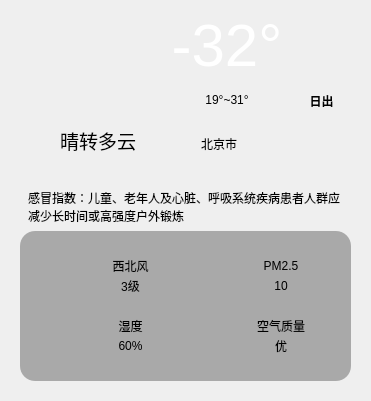
    <widget class="QWidget" name="widget_2" native="true">
     <property name="geometry">
      <rect>
       <x>0</x>
       <y>45</y>
       <width>371</width>
       <height>401</height>
      </rect>
     </property>
     <layout class="QVBoxLayout" name="verticalLayout_3">
      <item>
       <widget class="QWidget" name="widget_12" native="true">
        <property name="styleSheet">
         <string notr="true">background-color: rgba(157, 133, 255, 0);
border-radius: 15px</string>
        </property>
        <widget class="QLabel" name="lblCity_2">
         <property name="geometry">
          <rect>
           <x>190</x>
           <y>123</y>
           <width>161</width>
           <height>20</height>
          </rect>
         </property>
         <property name="styleSheet">
          <string notr="true">font: 13pt &quot;Microsoft YaHei UI&quot;;
background-color: rgba(255, 255, 255,0);</string>
         </property>
         <property name="text">
          <string>北京市</string>
         </property>
         <property name="alignment">
          <set>Qt::AlignLeading|Qt::AlignLeft|Qt::AlignVCenter</set>
         </property>
         <property name="wordWrap">
          <bool>true</bool>
         </property>
        </widget>
        <widget class="QLabel" name="lblSun">
         <property name="geometry">
          <rect>
           <x>280</x>
           <y>11</y>
           <width>61</width>
           <height>61</height>
          </rect>
         </property>
         <property name="sizePolicy">
          <sizepolicy hsizetype="Ignored" vsizetype="Ignored">
           <horstretch>0</horstretch>
           <verstretch>0</verstretch>
          </sizepolicy>
         </property>
         <property name="styleSheet">
          <string notr="true">font: 12pt &quot;Microsoft YaHei UI&quot;;
background-color: rgba(255, 255, 255,0);</string>
         </property>
         <property name="text">
          <string/>
         </property>
         <property name="pixmap">
          <pixmap resource="main.qrc">:/res/SunRise.svg</pixmap>
         </property>
         <property name="scaledContents">
          <bool>true</bool>
         </property>
         <property name="alignment">
          <set>Qt::AlignCenter</set>
         </property>
        </widget>
        <widget class="QWidget" name="layoutWidget">
         <property name="geometry">
          <rect>
           <x>160</x>
           <y>0</y>
           <width>112</width>
           <height>104</height>
          </rect>
         </property>
         <layout class="QVBoxLayout" name="verticalLayout_2">
          <item>
           <widget class="QLabel" name="lblTemp_2">
            <property name="font">
             <font>
              <family>Arial</family>
              <pointsize>45</pointsize>
              <italic>false</italic>
              <bold>false</bold>
             </font>
            </property>
            <property name="styleSheet">
             <string notr="true">color: rgb(255, 255, 255);
font: 45pt &quot;Arial&quot;;
background-color: rgba(0, 255, 255, 0);</string>
            </property>
            <property name="text">
             <string>-32°</string>
            </property>
            <property name="scaledContents">
             <bool>true</bool>
            </property>
            <property name="alignment">
             <set>Qt::AlignCenter</set>
            </property>
           </widget>
          </item>
          <item>
           <widget class="QLabel" name="lblLowHigh_2">
            <property name="styleSheet">
             <string notr="true">background-color: rgba(255, 255, 255,0);
font: 12pt &quot;微软雅黑&quot;;</string>
            </property>
            <property name="text">
             <string>19°~31°</string>
            </property>
            <property name="alignment">
             <set>Qt::AlignCenter</set>
            </property>
           </widget>
          </item>
         </layout>
        </widget>
        <widget class="QLabel" name="lbladdrIcon">
         <property name="geometry">
          <rect>
           <x>160</x>
           <y>123</y>
           <width>21</width>
           <height>21</height>
          </rect>
         </property>
         <property name="text">
          <string/>
         </property>
        </widget>
        <widget class="QLabel" name="lblSunText">
         <property name="geometry">
          <rect>
           <x>280</x>
           <y>80</y>
           <width>61</width>
           <height>21</height>
          </rect>
         </property>
         <property name="text">
          <string>&lt;html&gt;&lt;head/&gt;&lt;body&gt;&lt;p&gt;&lt;span style=&quot; font-weight:700;&quot;&gt;日出&lt;/span&gt;&lt;/p&gt;&lt;/body&gt;&lt;/html&gt;</string>
         </property>
         <property name="alignment">
          <set>Qt::AlignCenter</set>
         </property>
        </widget>
        <widget class="QWidget" name="layoutWidget">
         <property name="geometry">
          <rect>
           <x>31</x>
           <y>1</y>
           <width>112</width>
           <height>143</height>
          </rect>
         </property>
         <layout class="QVBoxLayout" name="verticalLayout">
          <item>
           <widget class="QLabel" name="lblTypeIcon_2">
            <property name="minimumSize">
             <size>
              <width>110</width>
              <height>110</height>
             </size>
            </property>
            <property name="maximumSize">
             <size>
              <width>110</width>
              <height>110</height>
             </size>
            </property>
            <property name="styleSheet">
             <string notr="true">background-color: rgba(255, 255, 255, 0);</string>
            </property>
            <property name="text">
             <string/>
            </property>
            <property name="pixmap">
             <pixmap resource="main.qrc">:/res/type/Qing.svg</pixmap>
            </property>
            <property name="alignment">
             <set>Qt::AlignCenter</set>
            </property>
            <property name="margin">
             <number>0</number>
            </property>
           </widget>
          </item>
          <item>
           <widget class="QLabel" name="lblType_2">
            <property name="sizePolicy">
             <sizepolicy hsizetype="Preferred" vsizetype="Preferred">
              <horstretch>0</horstretch>
              <verstretch>0</verstretch>
             </sizepolicy>
            </property>
            <property name="font">
             <font>
              <family>微软雅黑</family>
              <pointsize>14</pointsize>
              <italic>false</italic>
              <bold>false</bold>
             </font>
            </property>
            <property name="styleSheet">
             <string notr="true">background-color: rgba(255, 255, 255,0);
font: 14pt &quot;微软雅黑&quot;;</string>
            </property>
            <property name="text">
             <string>晴转多云</string>
            </property>
            <property name="scaledContents">
             <bool>true</bool>
            </property>
            <property name="alignment">
             <set>Qt::AlignCenter</set>
            </property>
           </widget>
          </item>
         </layout>
        </widget>
       </widget>
      </item>
      <item>
       <widget class="QWidget" name="widget_14" native="true">
        <layout class="QVBoxLayout" name="verticalLayout_12">
         <item>
          <widget class="QLabel" name="lblGanMao_2">
           <property name="styleSheet">
            <string notr="true">background-color: rgba(60, 60, 60, 0);
padding-left: 5px;
padding-right: 5px;</string>
           </property>
           <property name="text">
            <string>感冒指数：儿童、老年人及心脏、呼吸系统疾病患者人群应减少长时间或高强度户外锻炼</string>
           </property>
           <property name="wordWrap">
            <bool>true</bool>
           </property>
          </widget>
         </item>
         <item>
          <widget class="QWidget" name="widget_15" native="true">
           <property name="styleSheet">
            <string notr="true">background-color:  rgba(60, 60, 60, 100);
border-radius: 15px</string>
           </property>
           <layout class="QGridLayout" name="gridLayout_5">
            <property name="leftMargin">
             <number>40</number>
            </property>
            <property name="topMargin">
             <number>25</number>
            </property>
            <property name="rightMargin">
             <number>40</number>
            </property>
            <property name="bottomMargin">
             <number>25</number>
            </property>
            <property name="horizontalSpacing">
             <number>50</number>
            </property>
            <property name="verticalSpacing">
             <number>20</number>
            </property>
            <item row="0" column="0">
             <layout class="QHBoxLayout" name="horizontalLayout_16">
              <property name="spacing">
               <number>0</number>
              </property>
              <item>
               <widget class="QLabel" name="lblWindIcon_2">
                <property name="minimumSize">
                 <size>
                  <width>40</width>
                  <height>40</height>
                 </size>
                </property>
                <property name="maximumSize">
                 <size>
                  <width>40</width>
                  <height>40</height>
                 </size>
                </property>
                <property name="styleSheet">
                 <string notr="true">background-color: rgba(255, 255, 255, 0);</string>
                </property>
                <property name="text">
                 <string/>
                </property>
                <property name="pixmap">
                 <pixmap resource="main.qrc">:/res/Wind.svg</pixmap>
                </property>
                <property name="scaledContents">
                 <bool>true</bool>
                </property>
                <property name="alignment">
                 <set>Qt::AlignCenter</set>
                </property>
               </widget>
              </item>
              <item>
               <layout class="QVBoxLayout" name="verticalLayout_13">
                <item>
                 <widget class="QLabel" name="lblWindFx_2">
                  <property name="styleSheet">
                   <string notr="true">background-color: rgba(255, 255, 255,0);
font: 10pt &quot;微软雅黑&quot;;</string>
                  </property>
                  <property name="text">
                   <string>西北风</string>
                  </property>
                  <property name="alignment">
                   <set>Qt::AlignCenter</set>
                  </property>
                 </widget>
                </item>
                <item>
                 <widget class="QLabel" name="lblWindFl_2">
                  <property name="styleSheet">
                   <string notr="true">background-color: rgba(255, 255, 255,0);
font: 10pt &quot;微软雅黑&quot;;</string>
                  </property>
                  <property name="text">
                   <string>3级</string>
                  </property>
                  <property name="alignment">
                   <set>Qt::AlignCenter</set>
                  </property>
                 </widget>
                </item>
               </layout>
              </item>
             </layout>
            </item>
            <item row="0" column="1">
             <layout class="QHBoxLayout" name="horizontalLayout_17">
              <property name="spacing">
               <number>0</number>
              </property>
              <item>
               <widget class="QLabel" name="lblPm25Icon_2">
                <property name="minimumSize">
                 <size>
                  <width>40</width>
                  <height>40</height>
                 </size>
                </property>
                <property name="maximumSize">
                 <size>
                  <width>40</width>
                  <height>40</height>
                 </size>
                </property>
                <property name="styleSheet">
                 <string notr="true">background-color: rgba(255, 255, 255, 0);</string>
                </property>
                <property name="text">
                 <string/>
                </property>
                <property name="pixmap">
                 <pixmap resource="main.qrc">:/res/PM25.svg</pixmap>
                </property>
                <property name="scaledContents">
                 <bool>true</bool>
                </property>
                <property name="alignment">
                 <set>Qt::AlignCenter</set>
                </property>
               </widget>
              </item>
              <item>
               <layout class="QVBoxLayout" name="verticalLayout_14">
                <item>
                 <widget class="QLabel" name="lblPM25Title_2">
                  <property name="styleSheet">
                   <string notr="true">background-color: rgba(255, 255, 255,0);
font: 10pt &quot;微软雅黑&quot;;</string>
                  </property>
                  <property name="text">
                   <string>PM2.5</string>
                  </property>
                  <property name="alignment">
                   <set>Qt::AlignCenter</set>
                  </property>
                 </widget>
                </item>
                <item>
                 <widget class="QLabel" name="lblPM25_2">
                  <property name="styleSheet">
                   <string notr="true">background-color: rgba(255, 255, 255,0);
font: 10pt &quot;微软雅黑&quot;;</string>
                  </property>
                  <property name="text">
                   <string>10</string>
                  </property>
                  <property name="alignment">
                   <set>Qt::AlignCenter</set>
                  </property>
                 </widget>
                </item>
               </layout>
              </item>
             </layout>
            </item>
            <item row="1" column="0">
             <layout class="QHBoxLayout" name="horizontalLayout_18">
              <property name="spacing">
               <number>0</number>
              </property>
              <item>
               <widget class="QLabel" name="lblShiDuIcon_2">
                <property name="minimumSize">
                 <size>
                  <width>40</width>
                  <height>40</height>
                 </size>
                </property>
                <property name="maximumSize">
                 <size>
                  <width>40</width>
                  <height>40</height>
                 </size>
                </property>
                <property name="styleSheet">
                 <string notr="true">background-color: rgba(255, 255, 255, 0);</string>
                </property>
                <property name="text">
                 <string/>
                </property>
                <property name="pixmap">
                 <pixmap resource="main.qrc">:/res/ShiDu.svg</pixmap>
                </property>
                <property name="scaledContents">
                 <bool>true</bool>
                </property>
                <property name="alignment">
                 <set>Qt::AlignCenter</set>
                </property>
               </widget>
              </item>
              <item>
               <layout class="QVBoxLayout" name="verticalLayout_15">
                <item>
                 <widget class="QLabel" name="lblShiDuTitle_2">
                  <property name="styleSheet">
                   <string notr="true">background-color: rgba(255, 255, 255,0);
font: 10pt &quot;微软雅黑&quot;;</string>
                  </property>
                  <property name="text">
                   <string>湿度</string>
                  </property>
                  <property name="alignment">
                   <set>Qt::AlignCenter</set>
                  </property>
                 </widget>
                </item>
                <item>
                 <widget class="QLabel" name="lblShiDu_2">
                  <property name="styleSheet">
                   <string notr="true">background-color: rgba(255, 255, 255,0);
font: 10pt &quot;微软雅黑&quot;;</string>
                  </property>
                  <property name="text">
                   <string>60%</string>
                  </property>
                  <property name="alignment">
                   <set>Qt::AlignCenter</set>
                  </property>
                 </widget>
                </item>
               </layout>
              </item>
             </layout>
            </item>
            <item row="1" column="1">
             <layout class="QHBoxLayout" name="horizontalLayout_19">
              <property name="spacing">
               <number>0</number>
              </property>
              <item>
               <widget class="QLabel" name="lblQualityIcon_2">
                <property name="minimumSize">
                 <size>
                  <width>40</width>
                  <height>40</height>
                 </size>
                </property>
                <property name="maximumSize">
                 <size>
                  <width>40</width>
                  <height>40</height>
                 </size>
                </property>
                <property name="autoFillBackground">
                 <bool>false</bool>
                </property>
                <property name="styleSheet">
                 <string notr="true">background-color: rgba(255, 255, 255, 0);</string>
                </property>
                <property name="text">
                 <string/>
                </property>
                <property name="pixmap">
                 <pixmap resource="main.qrc">:/res/KongQiAQI.svg</pixmap>
                </property>
                <property name="scaledContents">
                 <bool>true</bool>
                </property>
                <property name="alignment">
                 <set>Qt::AlignCenter</set>
                </property>
                <property name="wordWrap">
                 <bool>false</bool>
                </property>
                <property name="indent">
                 <number>-1</number>
                </property>
               </widget>
              </item>
              <item>
               <layout class="QVBoxLayout" name="verticalLayout_16">
                <item>
                 <widget class="QLabel" name="lblQualityTitle_2">
                  <property name="autoFillBackground">
                   <bool>false</bool>
                  </property>
                  <property name="styleSheet">
                   <string notr="true">background-color: rgba(255, 255, 255,0);
font: 10pt &quot;微软雅黑&quot;;</string>
                  </property>
                  <property name="text">
                   <string>空气质量</string>
                  </property>
                  <property name="alignment">
                   <set>Qt::AlignCenter</set>
                  </property>
                 </widget>
                </item>
                <item>
                 <widget class="QLabel" name="lblQuality_2">
                  <property name="autoFillBackground">
                   <bool>false</bool>
                  </property>
                  <property name="styleSheet">
                   <string notr="true">background-color: rgba(255, 255, 255,0);
font: 10pt &quot;微软雅黑&quot;;</string>
                  </property>
                  <property name="text">
                   <string>优</string>
                  </property>
                  <property name="alignment">
                   <set>Qt::AlignCenter</set>
                  </property>
                 </widget>
                </item>
               </layout>
              </item>
             </layout>
            </item>
           </layout>
          </widget>
         </item>
        </layout>
       </widget>
      </item>
     </layout>
    </widget>
